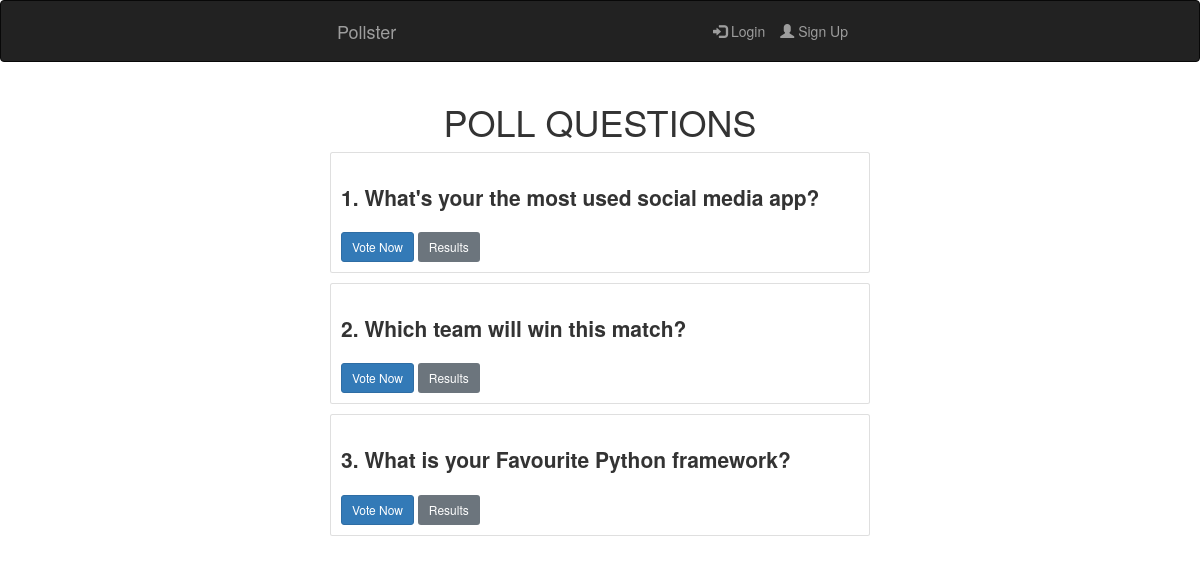
Screenshot of /pollquetions/ with the database file from the repository.
### polls/models.py (models this page shows, shortened)
class Question(models.Model):
    question_text = models.CharField(max_length=200)
    pub_date = models.DateTimeField('date published')

### polls/views.py (the view)
# urls.py: path('pollquetions/', views.pollquestions, name='pollquestions'),
def pollquestions(request, ):
    leatest_questions_list = Question.objects.order_by('-pub_date')[:6]
    context = {
        'leatest_questions_list': leatest_questions_list
    }
    return render(request, 'polls/pollquestions.html', context)

### templates/polls/pollquestions.html
{% extends 'polls/base.html' %}
{% block content %}
    <h1 class="text-center mb-3">POLL QUESTIONS</h1>
    {% if leatest_questions_list %}
        {% for question in leatest_questions_list %}
            <div class="card mb-3">
                <div class="card-body">
                    <h2 class=" lead "><b>{{ forloop.counter }}. {{ question.question_text }}</b></h2>
                    <a href="{% url 'polls:detail' question.id  %}" class="btn btn-primary btn-sm">Vote Now</a>
                    <a href="{% url 'polls:result' question.id  %}" class="btn btn-secondary btn-sm">Results</a>
                </div>
            </div>
        {% endfor %}
    {% else %}
        <h4>No Polls availables</h4>
    {% endif %}
{% endblock %}

### rows the page displays
Question: question_text "What's your the most used social media app?"
Question: question_text "Which team will win this match?"
Question: question_text "What is your Favourite Python framework?"
